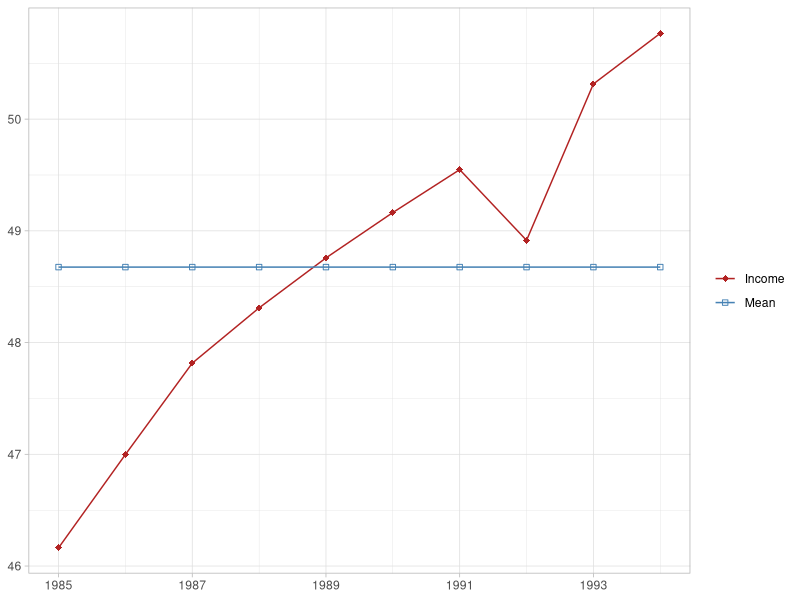

Source code (R):
## ---- chunk 1
#| label: tbl-pmc-42-suppliers
#| tbl-cap: "Amount delivered (in \\$1000 units) by 12 randomly sampled suppliers"
#| code-fold: true
#| message: false
library(tidyverse)

suppliers <- tibble(
  Supplier = 1:12,
  Amount = c(9, 8, 9, 12, 9, 12, 11, 7, 13, 9, 11, 10)
)
suppliers |> knitr::kable(align = "rr")
## ---- chunk 2
#| include: false
supplier_mean <- mean(suppliers$Amount)
## ---- chunk 3
#| label: tbl-pmc-42-errors
#| tbl-cap: "Error and squared error for the estimate 10"
#| code-fold: true
suppliers |>
  mutate(Error = Amount - 10, `Error Squared` = Error^2) |>
  knitr::kable(align = "rrrr")
## ---- chunk 4
#| include: false
sse_10 <- sum((suppliers$Amount - 10)^2)
mse_10 <- sse_10 / nrow(suppliers)
## ---- chunk 5
#| label: tbl-pmc-42-estimator-comparison
#| tbl-cap: "SSE and MSE for four candidate estimators"
#| code-fold: true
estimators <- c(7, 9, 10, 12)
tibble(
  Estimator = estimators,
  SSE = map_dbl(estimators, ~ sum((suppliers$Amount - .x)^2)),
  MSE = SSE / nrow(suppliers)
) |>
  pivot_longer(-Estimator, names_to = " ", values_to = "value") |>
  pivot_wider(names_from = Estimator, values_from = value) |>
  knitr::kable(align = "lrrrr")
## ---- chunk 6
#| label: tbl-pmc-42-income
#| tbl-cap: "Income before taxes of a PC manufacturer, 1985-1994"
#| code-fold: true
income <- tibble(
  Year = 1985:1994,
  Income = c(46.163, 46.998, 47.816, 48.311, 48.758, 49.164, 49.548, 48.915, 50.315, 50.768)
)
income_mean <- mean(income$Income)

income |>
  mutate(Mean = round(income_mean, 3), Error = round(Income - income_mean, 3), `Squared Error` = round(Error^2, 3)) |>
  knitr::kable(align = "rrrrr")
## ---- chunk 7
#| include: false
income_mse <- mean((income$Income - income_mean)^2)
## ---- chunk 8
#| label: fig-pmc-42-income-trend
#| fig-cap: "Plot demonstrating the mean is not a good estimator in the presence of trend"
#| code-fold: true
ggplot(income, aes(Year)) +
  geom_line(aes(y = Income, color = "Income")) +
  geom_point(aes(y = Income, color = "Income"), shape = 18, size = 2) +
  geom_line(aes(y = income_mean, color = "Mean")) +
  geom_point(aes(y = income_mean, color = "Mean"), shape = 0) +
  scale_color_manual(values = c(Income = "firebrick", Mean = "steelblue"), name = NULL) +
  scale_x_continuous(breaks = seq(1985, 1994, 2)) +
  labs(x = NULL, y = NULL) +
  theme_light()
